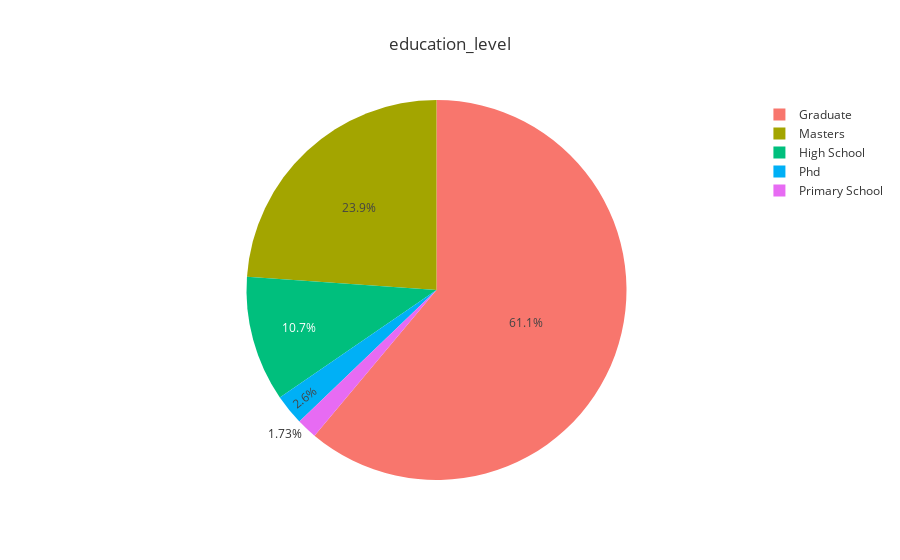

The notebook cell saved with this chart:
### Code cell
print("Number of Missing Values: ", aug_train['education_level'].isna().sum())
fig = px.pie(aug_train['education_level'].value_counts(), values='education_level', 
             names = aug_train['education_level'].value_counts().index,title = 'education_level',template='ggplot2')
fig.show()

### Figure 1 — Plotly figure (JSON) as saved in the notebook; plotly's stock layout.template omitted (floating-point values rounded to 4 significant figures)
{"data": [{"domain": {"x": [0, 1], "y": [0, 1]}, "hovertemplate": "label=%{label}<br>education_level=%{value}<extra></extra>", "labels": ["Graduate", "Masters", "High School", "Phd", "Primary School"], "legendgroup": "", "name": "", "showlegend": true, "type": "pie", "values": [1269, 496, 222, 54, 36]}], "layout": {"legend": {"tracegroupgap": 0}, "title": {"text": "education_level"}}}
